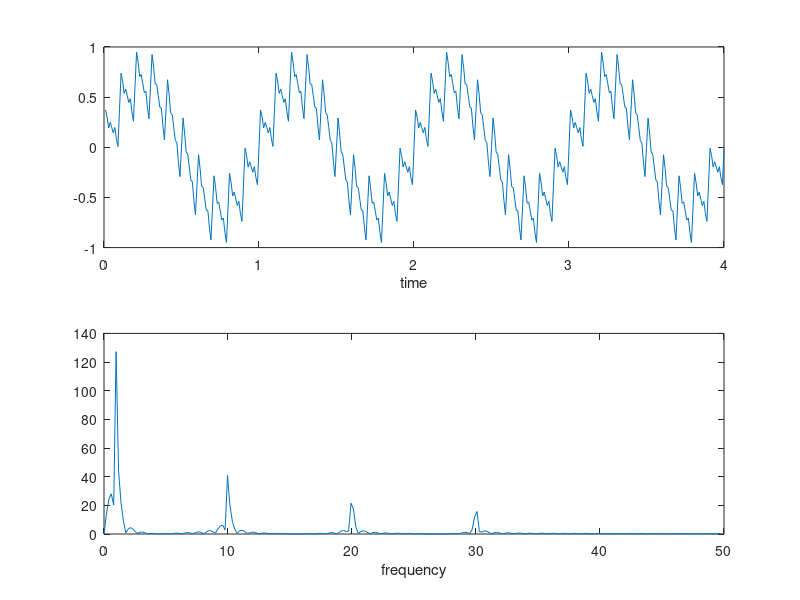

The MATLAB source for this figure:
Fs=100;
t=(1:400)/Fs;
f1=1;
s1=(2/pi)*sin(2*pi*f1*t);
f2=10;
s2=(2/3/pi)*sin(2*pi*f2*t);
f3=20;
s3=(2/5/pi)*sin(2*pi*f3*t);
f4=30;
s4=(2/7/pi)*sin(2*pi*f4*t);
s=s1+s2+s3+s4;
subplot(2,1,1)
plot(t,s)
xlabel('time')
S=fft(s,512);
w=(0:255)/256*(Fs/2);
subplot(2,1,2)
plot(w,abs(S(1:256)))
xlabel('frequency')